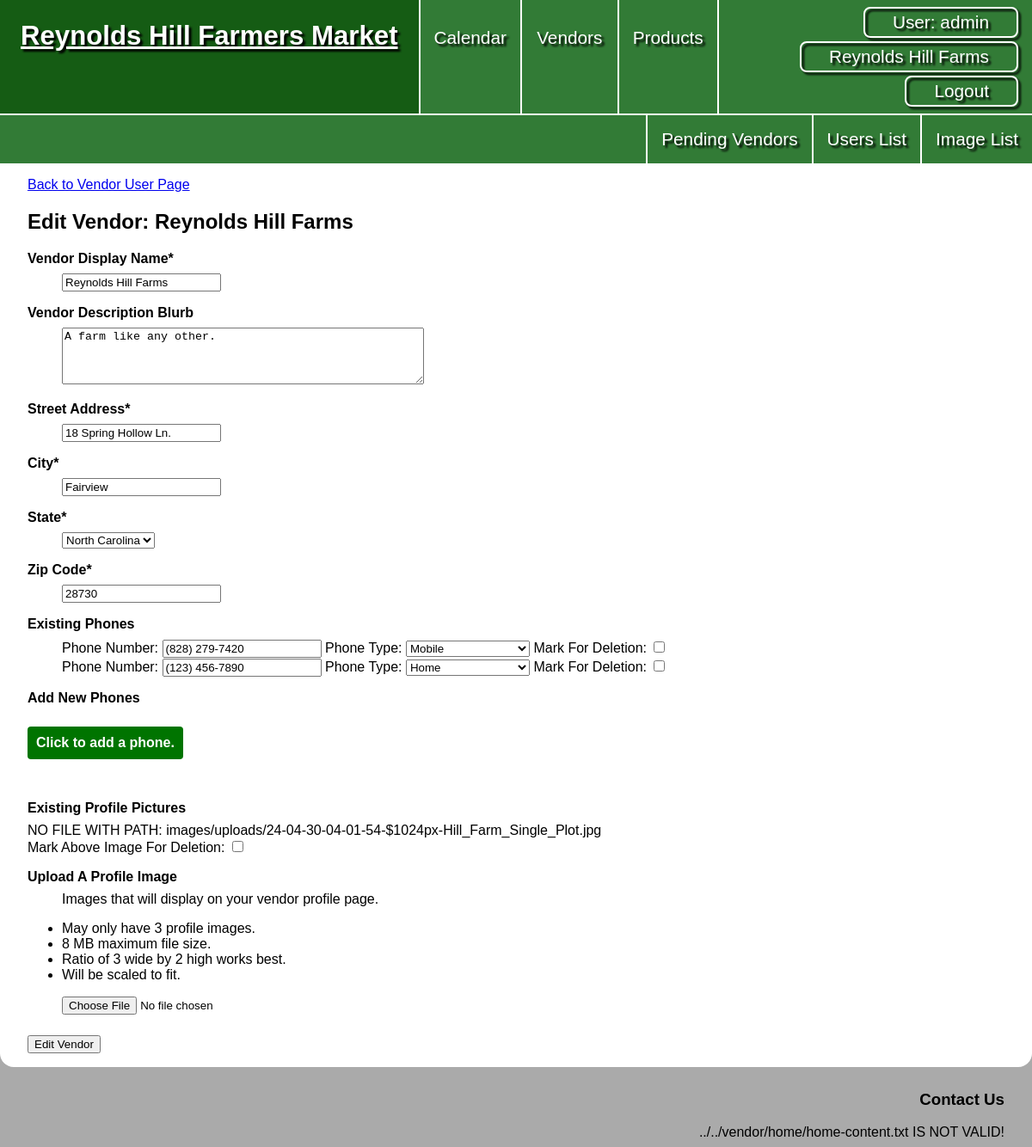
The page /vendors/edit.php?id=1 (signed in) on the database its author committed.
### tables this page shows
CREATE TABLE `vendors` (
  `vendor_id` int NOT NULL,
  `vd_user_id` int DEFAULT NULL,
  `vendor_display_name` varchar(50) NOT NULL,
  `vendor_desc` text NOT NULL,
  `address` varchar(255) NOT NULL,
  `city` varchar(255) NOT NULL,
  `vd_state_id` int NOT NULL,
  `zip` int NOT NULL,
  `is_pending` tinyint(1) NOT NULL
);

CREATE TABLE `states` (
  `state_id` int NOT NULL,
  `state_name` varchar(50) NOT NULL
);

CREATE TABLE `phone_numbers` (
  `phone_id` int NOT NULL,
  `ph_vendor_id` int NOT NULL,
  `phone_number` char(10) NOT NULL,
  `phone_type` enum('home','mobile','work') NOT NULL
);

CREATE TABLE `images` (
  `image_id` int NOT NULL,
  `im_user_id` int NOT NULL,
  `content` varchar(255) NOT NULL,
  `upload_date` datetime NOT NULL DEFAULT CURRENT_TIMESTAMP,
  `alt_text` text,
  `im_vendor_id` int DEFAULT NULL,
  `im_product_id` int DEFAULT NULL,
  `image_purpose` varchar(255) DEFAULT NULL
);

### private/initialize.php (called while the page is built, shortened)
<?php
  require_once('functions.php');
  require_once('classes/Session.class.php');
  require_once('classes/DatabaseObject.class.php');
  require_once('classes/CalendarDate.class.php');
  require_once('classes/Product.class.php');
  require_once('classes/Vendor.class.php');
  require_once('classes/VendorInventory.class.php');
  require_once('classes/Image.class.php');
  $session = new Session;
?>

### private/classes/Session.class.php (called while the page is built, shortened)
<?php
class Session
{
  private $user_id;
  private $last_login;
  private $role;
  public $active_vendor_id;
  public function is_logged_in() {
    return isset($this->user_id) && $this->last_login_is_recent();
  }
  public function is_admin_logged_in() {
    return $this->is_logged_in() && ($this->role == 'a' || $this->role == 's');
  }
  public function has_vendor() {
    return isset($this->active_vendor_id);
  }
  private function check_stored_login() {
    if (isset($_SESSION['user_id'])) {
      $this->user_id = $_SESSION['user_id'];
      $this->display_name = $_SESSION['display_name'];
      $this->last_login = $_SESSION['last_login'];
      $this->role = $_SESSION['role'];
      $this->active_vendor_id = $_SESSION['active_vendor_id'];
      $this->active_vendor_name = $_SESSION['active_vendor_name'];
      $this->is_pending = $_SESSION['is_pending'];
    }
  }
  private function last_login_is_recent() {
    if (!isset($this->last_login)) {
      return false;
    } else if (($this->last_login + self::MAX_LOGIN_AGE) < time()) {
      return false;
    } else {
      return true;
    }
  }
  public function get_user_id() {
    return $this->user_id;
  }
}

### private/classes/DatabaseObject.class.php (called while the page is built, shortened)
<?php
class DatabaseObject {
  static protected $database;
  static public function set_database($database) {
    self::$database = $database;
  }
  static public function find_by_sql($sql) {
    $result = self::$database->query($sql);
    $object_array = [];
    while($record = $result->fetch_assoc()) {
      $object_array[] = static::instantiate($record);
    }
    if(count($object_array) > 0){
      return $object_array;
    } else {
      return false;
    }
  }
  static protected function instantiate($record) {
    $object = new static;
    foreach($record as $property => $value) {
      if(property_exists($object, $property)) {
        $object->$property = $value;
      }
    }
    return $object;
  }
}
?>

### private/classes/Vendor.class.php (called while the page is built, shortened)
<?php
class Vendor extends DatabaseObject
{
  static protected $table_name = 'vendors';
  public $vendor_id;
  public $vd_state_id;
  public function __construct($args = [])
  {
    $this->vd_state_id = $args['vd_state_id'] ?? '';
  }
  static public function get_state_array()
  {
    $sql = "SELECT * ";
    $sql .= "FROM states;";
    $result = self::$database->query($sql);
    $state_array = [];
    while ($row = $result->fetch_assoc()) {
      $state_id = '';
      $state_name = '';
      foreach ($row as $property => $value) {
        if ($property === 'state_id') {
          $state_id = $value;
        } elseif ($property === 'state_name') {
          $state_name = $value;
        }
      }
      $state_array[$state_id] = $state_name;
    }
    return $state_array;
  }
  public function populate_state()
  {
    $sql = "SELECT state_name ";
    $sql .= "FROM states ";
    $sql .= "WHERE state_id = " . $this->vd_state_id . ";";
    $result = self::$database->query($sql);
  }
  public function populate_phones()
  {
    $sql = "SELECT phone_id, phone_number, phone_type ";
    $sql .= "FROM phone_numbers ";
    $sql .= "WHERE ph_vendor_id =" . $this->vendor_id . ";";
    $result = self::$database->query($sql);
    while ($row = $result->fetch_assoc()) {
      foreach ($row as $property => $value) {
        if ($property === 'phone_id') {
          $phone_id = $value;
        } elseif ($property === 'phone_number') {
          $phone_number = $value;
        } elseif ($property === 'phone_type') {
          $phone_type = $value;
        }
      }
    }
  }
  public function populate_dates()
  {
    $this->listed_dates = CalendarDate::find_by_vendor($this->vendor_id);
  }
  public function populate_inventory()
  {
    $this->vendor_inventory = VendorInventory::find_by_vendor($this->vendor_id);
  }
  static public function populate_full($vendor_id)
  {
    $sql = "SELECT * FROM " . static::$table_name . " ";
    $sql .= "WHERE vendor_id = " . $vendor_id . ";";
    $vendor_object = static::find_by_sql($sql)[0];
    $vendor_object->populate_state();
    $vendor_object->populate_phones();
    $vendor_object->populate_inventory();
    $vendor_object->populate_dates();
    return $vendor_object;
  }
}

### private/classes/VendorInventory.class.php (called while the page is built, shortened)
<?php
class VendorInventory extends DatabaseObject {
  static protected $table_name = 'vendor_inventory';
  public $inv_product_id;
  public function populate_product(){
    $this->product = Product::find_by_id($this->inv_product_id);
  }
  static public function find_by_vendor($vendor_id){
    $sql = "SELECT * FROM " . static::$table_name . " ";
    $sql .= "WHERE inv_vendor_id = '" . $vendor_id . "';";
    $obj_array = static::find_by_sql($sql);
    if(!empty($obj_array)) {
      foreach($obj_array as $vendorInventory){
        $vendorInventory->populate_product();
      }
      return $obj_array;
    } else {
      return false;
    }
  }
}
?>

### private/classes/Product.class.php (called while the page is built, shortened)
<?php
class Product extends DatabaseObject {
  static public function find_by_id($product_id) {
    $sql = "SELECT p.product_id, p.prd_category_id, c.category_name, p.product_name ";
    $sql .= "FROM products p, product_categories c ";
    $sql .= "WHERE p.prd_category_id = c.category_id ";
    $sql .= "AND p.product_id = '" . $product_id . "';";
    $result = static::find_by_sql($sql);
    if($result){
      return $result[0];
    } else {
      return false;
    }
  }
}
?>

### private/classes/CalendarDate.class.php (called while the page is built, shortened)
<?php
class CalendarDate extends DatabaseObject {
  static public function find_date_by_sql($sql) {
    $result = self::$database->query($sql);
    $object_array = [];
    while($row = $result->fetch_assoc()) {
      $object = new static;
      foreach($row as $property => $value) {
        if(property_exists($object, $property)) {
          $object->$property = $value;
        }
      }
    $object_array[$object->calendar_id] = $object;
    }
    return $object_array;
  }
  static public function find_by_vendor($vendor_id) {
    $sql = "SELECT c.calendar_id, c.date ";
    $sql .= "FROM calendar c, calendar_listing li ";
    $sql .= "WHERE c.calendar_id = li.li_calendar_id ";
    $sql .= "AND li.li_vendor_id = " . $vendor_id . " ";
    $sql .= "AND c.date >= '" . date("Y-m-d") . "';";
    return static::find_date_by_sql($sql);
  }
}
?>

### public/vendors/edit.php (the view, shortened to what this page needs)
<?php require_once('../../private/initialize.php'); ?>
<?php
$vendor_id = h($_GET['id']);
$vendor = Vendor::populate_full($vendor_id);
$vendor_images = Image::find_by_vendor($vendor_id);
$num_profile_images = 0;
if ($vendor_images) {
  $profile_images = Image::filter_by_purpose($vendor_images, "profile");
  $num_profile_images = count($profile_images);
}
?>
<?php include(SHARED_PATH . '/public_header.php'); ?>
<main>
  <a href="<?php echo url_for('/vendors/user_view.php?id=' . $vendor_id); ?>">Back to Vendor User Page</a>
  <h2>Edit Vendor: <?php echo $vendor->vendor_display_name; ?></h2>
  <form action="<?php echo url_for('/vendors/edit.php?id=' . h(u($vendor_id))); ?>" method="post" enctype="multipart/form-data">
    <?php include('form_fields.php'); ?>
    <?php
    if (count($vendor->phone_numbers) > 0) { ?>
      <dl>
        <dt>Existing Phones</dt>
        <?php
        foreach ($vendor->phone_numbers as $phone_id => $phone_attributes) {
          echo '<dd>';
          echo '<label for="phone-' . $phone_id . '-number" class="show">Phone Number: </label>';
          echo '<input type="text" id="phone-' . $phone_id . '-number" name="vendor[phone_numbers][' . $phone_id . '][phone_number]' . '" value="' . Vendor::phone_to_string($phone_attributes['phone_number']) . '">';
          echo ' <label for="phone-' . $phone_id . '-type" class="show">Phone Type: </label>';
          echo '<select id="phone-' . $phone_id . '-type" name="vendor[phone_numbers][' . $phone_id . '][phone_type]">';
          $phone_type = $phone_attributes['phone_type'];
          echo '<option value="home"';
          if ($phone_type == 'home') {
            echo ' selected';
          }
          echo '>Home</option>';
          echo '<option value="mobile"';
          if ($phone_type == 'mobile') {
            echo ' selected';
          }
          echo '>Mobile</option>';
          echo '</select>';
          echo ' <label for="phone-' . $phone_id . '-delete" class="show">Mark For Deletion: </label>';
          echo '<input type="checkbox" id="phone-' . $phone_id . '-delete" name="vendor[phone_numbers][' . $phone_id . '][delete]">';
          echo '</dd>';
        }
        ?>
      </dl>
    <?php
    }
    ?>
    <dl class="new-phones">
      <dt>Add New Phones</dt>
      <a>Click to add a phone.</a>
    </dl>
    <?php
    if ($profile_images) { ?>
      <dl>
        <dt>Existing Profile Pictures</dt>
        <?php
        foreach ($profile_images as $profile_image) {
          $profile_image->print_image(600, 400);
          echo '<br>';
          echo '<label for="image-' . $profile_image->image_id . '-delete">Mark Above Image For Deletion: </label>';
          echo '<input type="checkbox" id="image-' . $profile_image->image_id . '-delete" name="delete_profile_image[' . $profile_image->image_id . ']">';
        }
        ?>
      </dl>
    <?php
    }
    ?>
    <?php
    if ($num_profile_images < 3) { ?>
      <dl>
        <dt>Upload A Profile Image</dt>
        <dd>Images that will display on your vendor profile page.</dd>
        <ul>
          <li>May only have 3 profile images.</li>
          <li>8 MB maximum file size.</li>
          <li>Ratio of 3 wide by 2 high works best.</li>
          <li>Will be scaled to fit.</li>
        </ul>
        <dd>
          <input type="file" id="profile-image" name="profile_image">
        </dd>
      </dl>
    <?php
    }
    ?>
    <input type="submit" value="Edit Vendor">
  </form>
</main>
<?php include(SHARED_PATH . '/public_footer.php'); ?>

### private/shared/public_header.php (shortened to what this page needs)
<!DOCTYPE html>
<html lang="en">
<head>
  <link rel="stylesheet" href="<?php echo url_for("/css/styles.css"); ?>">
</head>
<body>
  <div id="wrapper">
    <header>
      <nav>
        <a href="<?php echo url_for('/index.php') ?>">
          <h1>Reynolds Hill Farmers Market</h1>
        </a>
        <ul>
          <li><a href="<?php echo url_for('/calendar.php') ?>">Calendar</a></li>
          <li><a href="<?php echo url_for('/vendors.php') ?>">Vendors</a></li>
          <li><a href="<?php echo url_for('/products.php') ?>">Products</a></li>
          <?php
          if ($session->is_logged_in()) { ?>
            <li id="logged-in">
              <a href="<?php echo url_for('/users/show.php?id=' . $session->get_user_id()); ?>"><span>User: <?php echo $session->display_name; ?></span></a>
              <?php
                if($session->has_vendor() && !$session->is_pending ){
                  echo '<a href="' . url_for('/vendors/user_view.php?id=' . $session->active_vendor_id) . '">' . $session->active_vendor_name . '</a>';
                }
              ?>
              <a href="<?php echo url_for('/logout.php'); ?>">Logout</a>
            </li>
          <?php }
          else { ?>
            <li><a href="<?php echo url_for('/signup.php') ?>">Become a Vendor</a></li>
            <li><a href="<?php echo url_for('/login.php') ?>">Login</a></li>
          <?php } ?>
        </ul>
        <?php
        if ($session->is_admin_logged_in()) {?>
          <ul>
            <li><a href="<?php echo url_for('/pending_vendors/list.php') ?>">Pending Vendors</a></li>
            <li><a href="<?php echo url_for('/users/list.php') ?>">Users List</a></li>
            <li><a href="<?php echo url_for('/images/list.php') ?>">Image List</a></li>
          </ul>
        <?php } ?>
      </nav>
    </header>

### public/vendors/form_fields.php (shortened to what this page needs)
<dl>
  <dt>Vendor Display Name*</dt>
  <dd>
    <input type="text" id="display-name" name="vendor[vendor_display_name]" value="<?php echo h($vendor->vendor_display_name); ?>" required>
  </dd>
</dl>
<dl>
  <dt>Vendor Description Blurb</dt>
  <dd>
    <textarea id="vendor-desc" name="vendor[vendor_desc]" rows="4" cols="50"><?php echo h($vendor->vendor_desc); ?></textarea>
  </dd>
</dl>
<dl>
  <dt>Street Address*</dt>
  <dd>
    <input type="text" id="address" name="vendor[address]" value="<?php echo h($vendor->address); ?>" required>
  </dd>
</dl>
<dl>
  <dt>City*</dt>
  <dd>
    <input type="text" id="city" name="vendor[city]" value="<?php echo h($vendor->city); ?>" required>
  </dd>
</dl>
<dl>
  <dt>State*</dt>
  <dd>
    <select id="state" name="vendor[vd_state_id]" required>
      <?php
        $state_array = Vendor::get_state_array();
        foreach($state_array as $state_id => $state_name) {
          if($vendor->vd_state_id == $state_id){
            $selected_string = ' selected';
          } else {
            $selected_string = '';
          }
          echo '<option value="' . $state_id . '"' . $selected_string . '>' . $state_name . '</option>';
        }
      ?>
    </select>
  </dd>
</dl>
<dl>
  <dt>Zip Code*</dt>
  <dd>
    <input type="text" id="zip" name="vendor[zip]" value="<?php echo h($vendor->zip); ?>" required>
  </dd>
</dl>

### private/classes/Image.class.php (shortened to what this page needs)
<?php
class Image extends DatabaseObject {
  static protected $table_name = 'images';
  public $content;
  static public $public_image_path = 'images/uploads/';
  static public function find_by_vendor($vendor_id) {
    $sql = "SELECT * FROM " . static::$table_name . " ";
    $sql .= "WHERE im_vendor_id = '" . $vendor_id . "';";
    return static::find_by_sql($sql);
  }
  public function print_image($max_width, $max_height, $grow=true) {
    if(!file_exists(path_to_public() . Image::$public_image_path . $this->content)) {
      echo "NO FILE WITH PATH: " . path_to_public() . Image::$public_image_path . $this->content;
      return false;}
  }
  static public function filter_by_purpose($image_array, $purpose) {
    $filtered_images = [];
    foreach($image_array as $image) {
      if($image->image_purpose == $purpose) {
        $filtered_images[] = $image;
      }
    }
    if(count($filtered_images) > 0) {
      return $filtered_images;
    } else {
      return false;
    }
  }
}

### rows shown on the page
vendors: vendor_display_name "Reynolds Hill Farms", vendor_desc "A farm like any other.", address "18 Spring Hollow Ln.", city "Fairview", zip "28730"
states: state_id "North Carolina"
phone_numbers: phone_number "(828) 279-7420", phone_type "Mobile"
phone_numbers: phone_number "(123) 456-7890", phone_type "Home"
images: content "24-04-30-04-01-54-$1024px-Hill_Farm_Single_Plot.jpg"

### other values the page prints
$session->display_name "admin"
$filepath "../../vendor/home/home-content.txt"
